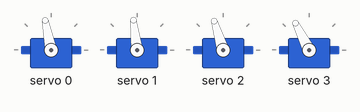
The sketch below on a simulated Arduino Uno, built with avr-gcc and run on an emulated ATmega328P. Shown: 4 × servo. At 28.5 s the program stops and its outputs stay as they are.

Above: at 0.1 s.
At 6.0 s:
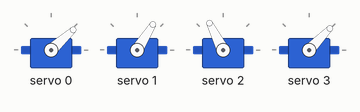
At 9.0 s:
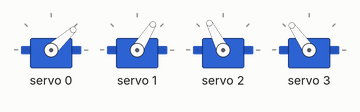
At 11.36 s:
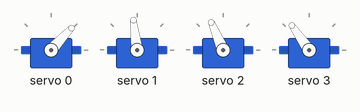
At 17.9 s:
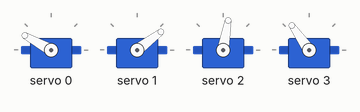
At 20.9 s:
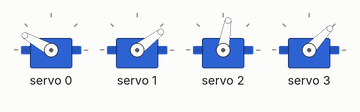
Timing chart, 0 to 30.0 s (numbered marks = the images above):
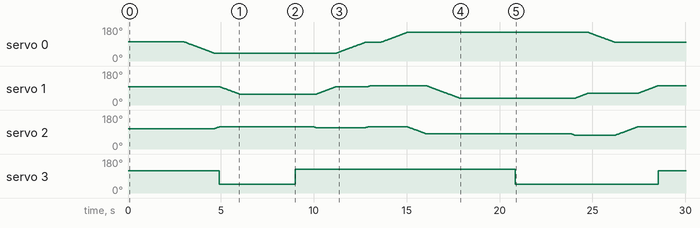

Measured:
- by itself, servo 3: 117° → 46° at 4.9 s, → 125° 4.1 s later, → 46° 11.9 s later, → 117° 7.7 s later

The sketch:

final_code_3dof.ino
```cpp
#include <Wire.h>
#include <Adafruit_PWMServoDriver.h>
Adafruit_PWMServoDriver myServo = Adafruit_PWMServoDriver();

#define SERVOMIN 150
#define SERVOMAX 600

uint8_t servonum = 0;
uint8_t numberOfServos = 4;

//Link Lengths
float a1 = 9.5;
float a2 = 10.5;
float a3 = 19.0;
float currentPos0 = 390;  //thet1 ++ 15
float currentPos1 = 380;  //thet2 ++ 5
float currentPos2 = 405;  //thet3 ++ 30

float theta1, theta2, theta3, minusx, r1, r2, r3, pi1, pi2, pi3, thet1, thet2, thet3;


void setup() {
  //Serial.begin(9600);
  myServo.begin();
  myServo.setPWMFreq(60);
  delay(10);
}

void loop() {

  //User Defined Coordinate Values for Inverse Kinematics

  //For PICKing Position
  float x1 = 16.0; // Coordinate of X axis
  float y1 = 10.0; // Coordinate of Y axis
  float z1 = 3.0;  // Coordinate of Z axis

  //For PLACEing Position
  float x2 = -20.0; // Coordinate of X axis
  float y2 = 15.0;  // Coordinate of Y axis
  float z2 = 4.0;   // Coordinate of Z axis

  float x3 = 0.0;
  float y3 = 18.0;
  float z3 = 18.0;

  currentPos0 = 390;  //thet1 ++ 15
  currentPos1 = 380;  //thet2 ++ 5
  currentPos2 = 405;  //thet3 ++ 30

  myServo.setPWM(0, 0, currentPos0);
  myServo.setPWM(1, 0, currentPos1);
  myServo.setPWM(2, 0, currentPos2);
  myServo.setPWM(3, 0, 430);
  delay(3000);

  inverse_second(x1, y1, z1, currentPos0, currentPos1, currentPos2);
  delay(1000);

  inverse_first(x1, y1, z3, currentPos0, currentPos1, currentPos2);

  inverse_first(x3, y3, z3, currentPos0, currentPos1, currentPos2);
  inverse_first(x3, y3, z3, currentPos0, currentPos1, currentPos2);
  delay(500);
  inverse_first(x2, y2, z2, currentPos0, currentPos1, currentPos2);
  delay (3000);
  myServo.setPWM(3, 0, 250);
  delay(3000);
  inverse_first(x2, y2, z3, currentPos0, currentPos1, currentPos2);
  inverse_first(x3, y3, z3, currentPos0, currentPos1, currentPos2);
  myServo.setPWM(3, 0, 430);
  while(1){
  }
}


//Inverse Kinematics Function
float inverse_first(float x, float y, float z, float cPos1, float cPos2, float cPos3){
  //calculate theta1
   if (x>-1 ) {
   theta1 = atan(y/x);
   theta1 = theta1*180/PI;
   }
   else {
   minusx = -x;
   theta1 = atan(y/minusx);
   theta1 = theta1*180/PI;
   theta1 = 180-theta1;
   }

  //calculate r1,r2,r3
   r1 = sqrt((sq(x))+(sq(y)));
   r2 = z-a1;
   r3 = sqrt((sq(r2))+(sq(r1)));

  //calculate pi1,pi2,pi3
   pi1 = atan(r2/r1)*180/PI;
   pi2 = acos(((sq(a2))+(sq(r3))-(sq(a3)))
   /(2*a2*r3))*180/PI;
   pi3 = acos(((sq(a2))+(sq(a3))-(sq(r3)))
   / (2*a2*a3))*180/PI;
  //calculate theta2,theta3,theta4
   theta2 = pi1+pi2;
   theta3 = 180-pi3;

   thet1 = (2.5*theta1)+150+10;
   thet2 = (2.5*theta2)+150+5;
   thet3 = (2.5*theta3)+150+30;  //By adding offset

  // For Joint 1
   if (thet1 >= cPos1){
    for (int i = cPos1; i <= thet1; i++){
      myServo.setPWM(0, 0, i);
      delay(10);
    }
   }
    else {
      for (int i = cPos1; i >= thet1; i--){
      myServo.setPWM(0, 0, i);
      delay(10);
    }
   }
     // For joint 3
   if (thet3 >= cPos3){
    for (int i = cPos3; i <= thet3; i++){
      myServo.setPWM(2, 0, i);
      delay(10);
    }
   }
    else {
      for (int i = cPos3; i >= thet3; i--){
      myServo.setPWM(2, 0, i);
      delay(10);
    }
   }
   // For Joint 2
   if (thet2 >= cPos2){
    for (int i = cPos2; i <= thet2; i++){
      myServo.setPWM(1, 0, i);
      delay(10);
    }
   }
    else {
      for (int i = cPos2; i >= thet2; i--){
      myServo.setPWM(1, 0, i);
      delay(10);
    }
   }


   currentPos0 = thet1;
   currentPos1 = thet2;
   currentPos2 = thet3;
  }


  //////////
  float inverse_second(float x, float y, float z, float cPos1, float cPos2, float cPos3){
  //calculate theta1
   if (x>-1 ) {
   theta1 = atan(y/x);
   theta1 = theta1*180/PI;
   }
   else {
   minusx = -x;
   theta1 = atan(y/minusx);
   theta1 = theta1*180/PI;
   theta1 = 180-theta1;
   }

  //calculate r1,r2,r3
   r1 = sqrt((sq(x))+(sq(y)));
   r2 = z-a1;
   r3 = sqrt((sq(r2))+(sq(r1)));

  //calculate pi1,pi2,pi3
   pi1 = atan(r2/r1)*180/PI;
   pi2 = acos(((sq(a2))+(sq(r3))-(sq(a3)))
   /(2*a2*r3))*180/PI;
   pi3 = acos(((sq(a2))+(sq(a3))-(sq(r3)))
   / (2*a2*a3))*180/PI;
  //calculate theta2,theta3,theta4
   theta2 = pi1+pi2;
   theta3 = 180-pi3;

   thet1 = (2.5*theta1)+150+10;
   thet2 = (2.5*theta2)+150+5;
   thet3 = (2.5*theta3)+150+30;  //By adding offset

  // For Joint 1
   if (thet1 >= cPos1){
    for (int i = cPos1; i <= thet1; i++){
      myServo.setPWM(0, 0, i);
      delay(10);
    }
   }
    else {
      for (int i = cPos1; i >= thet1; i--){
      myServo.setPWM(0, 0, i);
      delay(10);
    }
   }
     // For joint 3
   if (thet3 >= cPos3){
    for (int i = cPos3; i <= thet3; i++){
      myServo.setPWM(2, 0, i);
      delay(10);
    }
   }
    else {
      for (int i = cPos3; i >= thet3; i--){
      myServo.setPWM(2, 0, i);
      delay(10);
    }
   }

  myServo.setPWM(3, 0, 250);
   // For Joint 2
   if (thet2 >= cPos2){
    for (int i = cPos2; i <= thet2; i++){
      myServo.setPWM(1, 0, i);
      delay(10);
    }
   }
    else {
      for (int i = cPos2; i >= thet2; i--){
      myServo.setPWM(1, 0, i);
      delay(10);
    }
   }

  delay (3000);
  myServo.setPWM(3, 0, 450);

   currentPos0 = thet1;
   currentPos1 = thet2;
   currentPos2 = thet3;
  }
```
